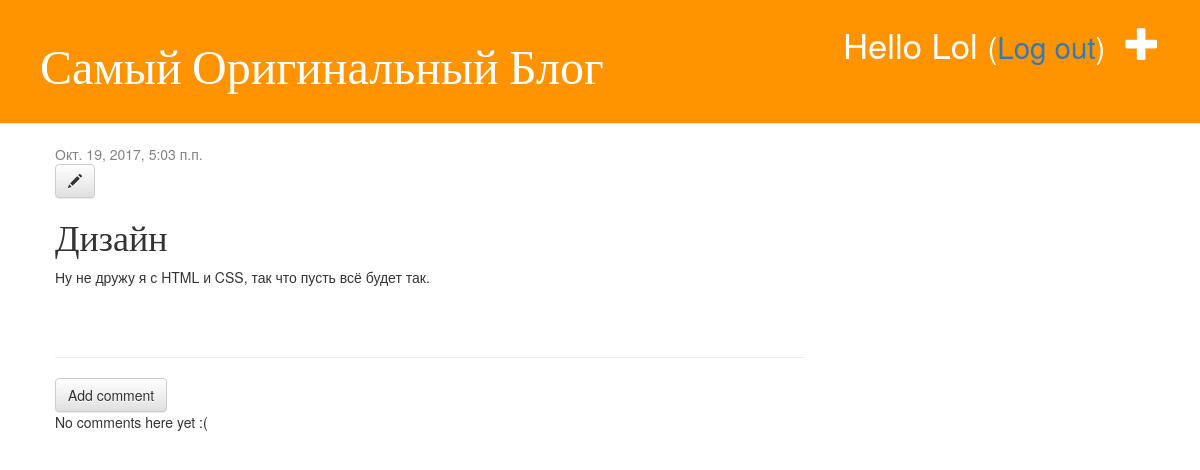
The app's page /post/5/ (signed in) with its own data.
### blog/models.py (models this page shows, shortened)
class Post(models.Model):
    author = models.ForeignKey('auth.User')
    title = models.CharField(max_length=200)
    text = models.TextField()
    created_date = models.DateTimeField(
            default=timezone.now)
    published_date = models.DateTimeField(
            blank=True, null=True)

### blog/views.py (the view)
# urls.py: url(r'^post/(?P<pk>\d+)/$', views.post_detail, name='post_detail'),
@login_required
def post_detail(request, pk):
    post = get_object_or_404(Post, pk=pk)
    return render(request, 'blog/post_detail.html', {'post': post})

### blog/templates/blog/post_detail.html
{% extends 'blog/base.html' %}
{% block content %}
    <div class="post">
        {% if post.published_date %}
            <div class="date">
                {{ post.published_date }}
            </div>
        {% endif %}
       {% if user.is_authenticated %}
            <a class="btn btn-default" href="{% url 'post_edit' pk=post.pk %}"><span class="glyphicon glyphicon-pencil"></span></a>
       {% endif %}
        <h1>{{ post.title }}</h1>
        <p>{{ post.text|linebreaksbr }}</p>
    </div>
    <hr>
    <a class="btn btn-default" href="{% url 'add_comment_to_post' pk=post.pk %}">Add comment</a>
{% for comment in post.comments.all %}
    {% if user.is_authenticated or comment.approved_comment %}
    <div class="comment">
        <div class="date">
            {{ comment.created_date }}
            {% if not comment.approved_comment %}
                <a class="btn btn-default" href="{% url 'comment_remove' pk=comment.pk %}"><span class="glyphicon glyphicon-remove"></span></a>
                <a class="btn btn-default" href="{% url 'comment_approve' pk=comment.pk %}"><span class="glyphicon glyphicon-ok"></span></a>
            {% endif %}
        </div>
        <strong>{{ comment.author }}</strong>
        <p>{{ comment.text|linebreaks }}</p>
    </div>
    {% endif %}
{% empty %}
    <p>No comments here yet :(</p>
{% endfor %}
{% endblock %}

### blog/templates/blog/base.html (shortened to what this page needs)
{% load staticfiles %}
<!DOCTYPE html>
<html lang="en">
<head>
    <link rel="stylesheet" href="//maxcdn.bootstrapcdn.com/bootstrap/3.2.0/css/bootstrap.min.css">
    <link rel="stylesheet" href="//maxcdn.bootstrapcdn.com/bootstrap/3.2.0/css/bootstrap-theme.min.css">
    <link rel="stylesheet" href="{% static 'css/blog.css' %}">
</head>
<body>
    <div class="page-header">
    {% if user.is_authenticated %}
        <a href="{% url 'post_new' %}" class="top-menu"><span class="glyphicon glyphicon-plus"></span></a>
        <p class="top-menu">Hello {{ user.username }} <small>(<a href="{% url 'logout' %}">Log out</a>)</small></p>
    {% else %}
        <a href="{% url 'login' %}" class="top-menu"><span class="glyphicon glyphicon-lock"></span></a>
    {% endif %}
        <h1><a href="/">Самый Оригинальный Блог</a></h1>
    </div>
    <div class="content container">
        <div class="row">
            <div class="col-md-8">
            {% block content %}
            {% endblock %}
            </div>
        </div>
    </div>
</body>
</html>

### blog/static/css/blog.css (style rules this page uses)
.page-header { background-color: #ff9400; margin-top: 0; padding: 20px 20px 20px 40px; }
.page-header h1, .page-header h1 a, .page-header h1 a:visited, .page-header h1 a:active { color: #ffffff; font-size: 36pt; text-decoration: none; }
.content { margin-left: 40px; }
h1, h2, h3, h4 { font-family: 'Lobster', cursive; }
.date { color: #828282; }
.top-menu, .top-menu:hover, .top-menu:visited { color: #ffffff; float: right; font-size: 26pt; margin-right: 20px; }
.post { margin-bottom: 70px; }

### records on screen
Post: published_date "Окт. 19, 2017, 5:03 п.п.", title "Дизайн", text "Ну не дружу я с HTML и CSS, так что пусть всё будет так."

### other values on screen
{{ user.username }} "Lol"
